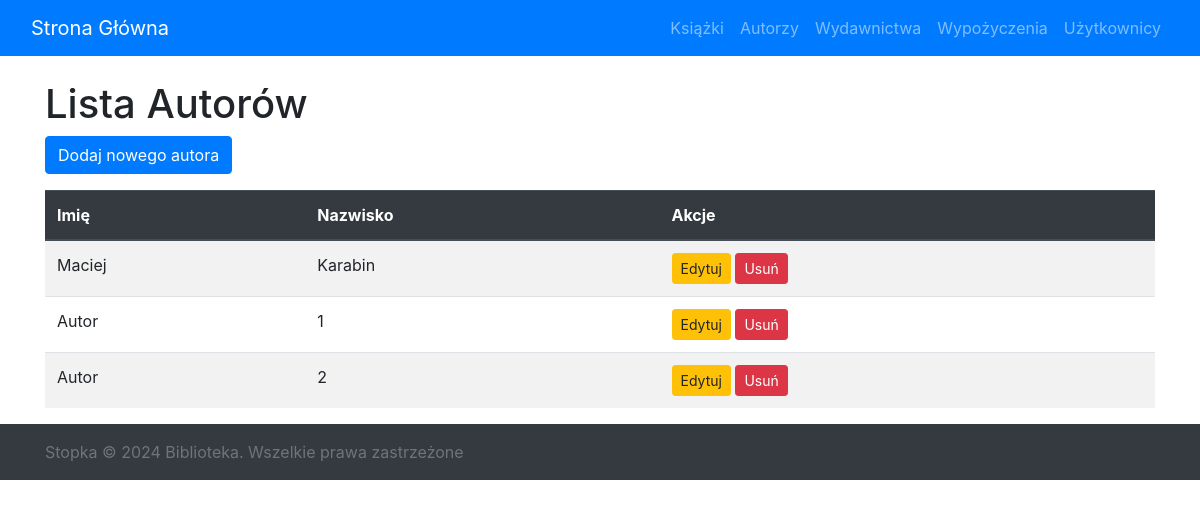
Before: /authors/ with the older database file.
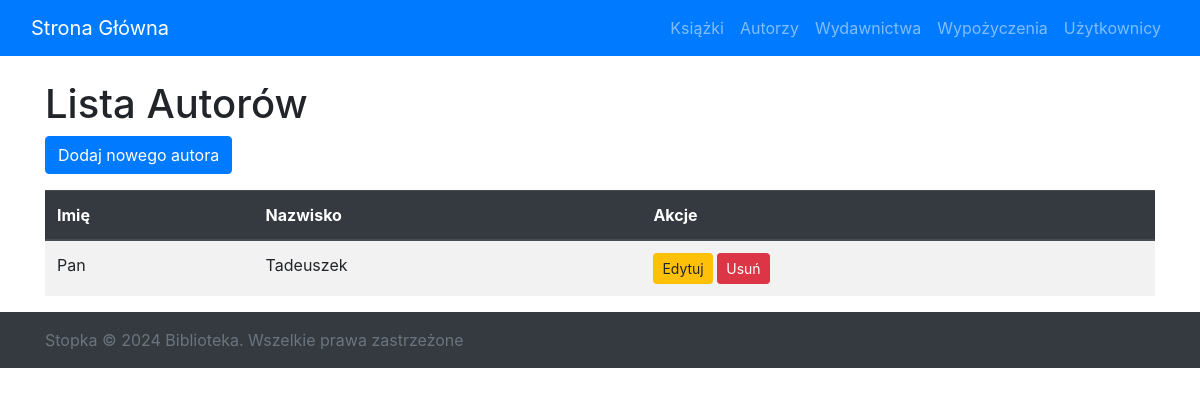
After: the same page with the newer database file.
### library_app/models.py (models this page shows, shortened)
class Author(models.Model):
    first_name = models.CharField(max_length=100)
    last_name = models.CharField(max_length=100)

### library_app/views.py (the view)
# urls.py: path('authors/', views.author_list, name='author-list'),
def author_list(request):
    authors = Author.objects.all()
    return render(request, 'lists/author_list.html', {'authors': authors})

### library_app/templates/lists/author_list.html
{% extends 'library_app/base.html' %}
{% block content %}
<h1>Lista Autorów</h1>
<a href="{% url 'author-create' %}" class="btn btn-primary mb-3">Dodaj nowego autora</a>
<table class="table table-striped">
  <thead class="thead-dark">
    <tr>
      <th scope="col">Imię</th>
      <th scope="col">Nazwisko</th>
      <th scope="col">Akcje</th>
    </tr>
  </thead>
  <tbody>
    {% for author in authors %}
      <tr>
        <td>{{ author.first_name }}</td>
        <td>{{ author.last_name }}</td>
        <td>
          <a href="{% url 'author-update' author.pk %}" class="btn btn-warning btn-sm">Edytuj</a>
          <a href="{% url 'author-delete' author.pk %}" class="btn btn-danger btn-sm">Usuń</a>
        </td>
      </tr>
    {% empty %}
      <tr>
        <td colspan="3" class="text-center">Brak autorów do wyświetlenia.</td>
      </tr>
    {% endfor %}
  </tbody>
</table>
{% endblock %}

### library_app/templates/library_app/base.html (shortened to what this page needs)
<!DOCTYPE html>
<html lang="en">
<head>
    <link href="https://stackpath.bootstrapcdn.com/bootstrap/4.5.2/css/bootstrap.min.css" rel="stylesheet">
</head>
<body>
    <nav class="navbar navbar-expand-lg navbar-dark bg-primary">
        <div class="container-fluid">
            <a class="navbar-brand" href="{% url 'home' %}">Strona Główna</a>
            <div class="collapse navbar-collapse" id="navbarNav">
                <ul class="navbar-nav ml-auto">
                    <li class="nav-item">
                        <a class="nav-link" href="{% url 'book-list' %}">Książki</a>
                    </li>
                    <li class="nav-item">
                        <a class="nav-link" href="{% url 'author-list' %}">Autorzy</a>
                    </li>
                    <li class="nav-item">
                        <a class="nav-link" href="{% url 'publisher-list' %}">Wydawnictwa</a>
                    </li>
                    <li class="nav-item">
                        <a class="nav-link" href="{% url 'loan-list' %}">Wypożyczenia</a>
                    </li>
                    <li class="nav-item">
                        <a class="nav-link" href="{% url 'user-list' %}">Użytkownicy</a>
                    </li>
                </ul>
            </div>
        </div>
    </nav>
    <div class="container mt-4">
        {% block content %}
        {% endblock %}
    </div>
    <footer class="footer mt-auto py-3 bg-dark">
        <div class="container">
            <span class="text-muted">Stopka © 2024 Biblioteka. Wszelkie prawa zastrzeżone</span>
        </div>
    </footer>
</body>
</html>

Changed rows visible on the page:
removed Author: first_name "Maciej", last_name "Karabin"
removed Author: first_name "Autor", last_name "1"
removed Author: first_name "Autor", last_name "2"
added Author: first_name "Pan", last_name "Tadeuszek"
